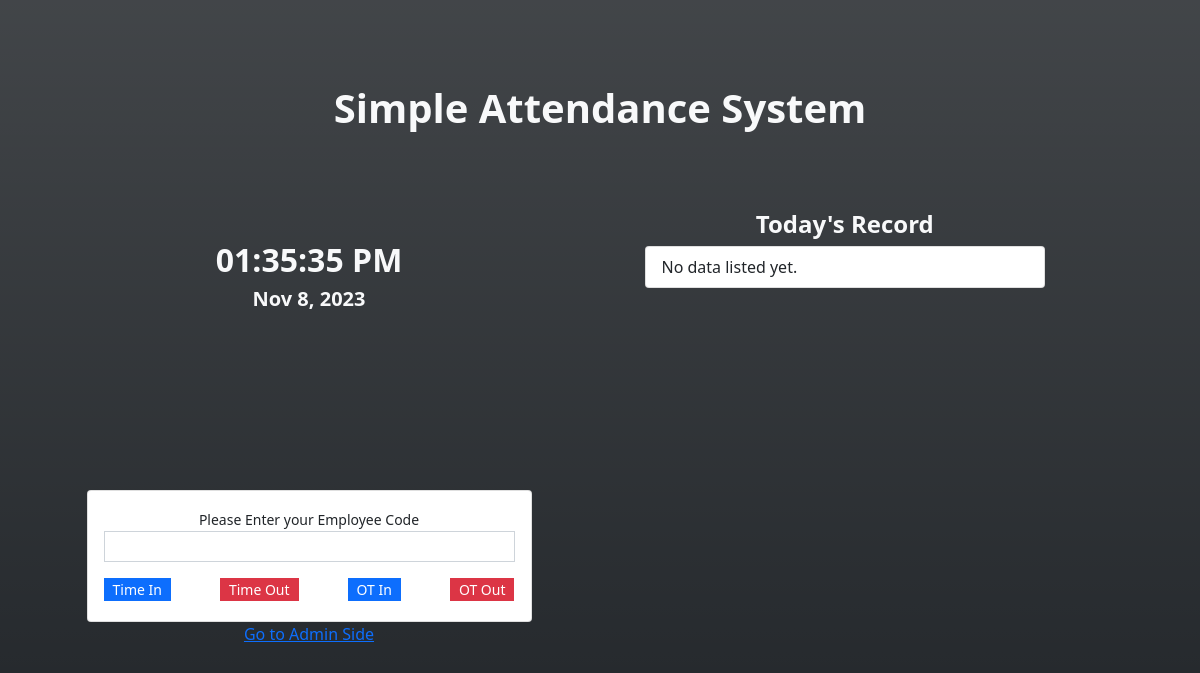
Screenshot of /attendance.php with the database file from the repository.
### tables this page shows
CREATE TABLE att_type_list (
            `att_type_id` INTEGER NOT NULL PRIMARY KEY AUTOINCREMENT,
            `name` TEXT NOT NULL,
            `status` INTEGER NOT NULL DEFAULT 1,
            `date_created` TIMESTAMP DEFAULT CURRENT_TIMESTAMP
        );

### attendance.php (the view, shortened to what this page needs)
<?php
require_once('DBConnection.php');
?>
<!DOCTYPE html>
<html lang="en">
<head>
    <link rel="stylesheet" href="Font-Awesome-master/css/all.min.css">
    <link rel="stylesheet" href="css/bootstrap.min.css">
    <link rel="stylesheet" href="DataTables/datatables.min.css">
</head>
<body>
    <main class="bg-dark bg-gradient text-light">
    <div class="container py-3 d-flex flex-column " id="page-container">
        <div class="w-100 h-25 d-flex  align-items-center">
            <h2 class="text-center w-100 fs-1"><b>Simple Attendance System</b></h2>
        </div>
        <div class="w-100 row flex-grow-1">
            <div class="col-md-6 d-flex flex-column align-items-center h-100">
                <div class="w-100 h-25 d-flex align-items-center">
                    <div class="w-100">
                        <h2 class="text-center"><b><span id="time_display"><?php echo date("h:i A") ?></span></b></h2>
                        <h5 class="text-center"><b><span id="date_display"><?php echo date("M d,Y ") ?></span></b></h5>
                    </div>
                </div>
                <div class="w-100 h-75 d-flex align-items-center">
                    <div class="w-100">
                        <div class="card text-dark col-sm-10 offset-sm-1 align-middle h-auto">
                            <div class="card-body">
                                <center><small>Please Enter your Employee Code</small></center>
                                <div class="form-group">
                                    <input type="text" autofocus class="form-control form-control-sm rounded-0" id="employee_code">
                                </div>
                                <div class="form-group d-flex justify-content-between mt-3 mb-1">
                                    <?php
                                    $qry = $conn->query("SELECT * FROM `att_type_list` order by att_type_id asc");
                                    while($row= $qry->fetchArray()):
                                        $bg = 'primary';
                                        if(in_array($row['att_type_id'],array(2,4)))
                                        $bg = 'danger';
                                    ?>
                                    <button class="att_btn btn btn-sm btn-<?php echo $bg ?> rounded-0 py-0" type="button" data-id="<?php echo $row['att_type_id'] ?>"><?php echo $row['name'] ?></button>
                                    <?php endwhile; ?>
                                </div>
                            </div>
                        </div>
                    <center><a href="./admin.php" class="mt-4">Go to Admin Side</a></center>
                    </div>
                </div>
            </div>
            <div class="col-md-6 h-100 d-flex align-items-center">
                <div class="w-100">
                    <div class="col-sm-9 offset-sm-1">
                        <h4 class="text-light text-center"><b>Today's Record</b></h4>
                        <div class="overflow-auto" style="height:67vh">
                            <ul class="list-group">
                                <?php
                                $att_qry = $conn->query("SELECT a.*,t.name as tname,(e.lastname || ', ' || e.firstname || ' ' || e.middlename) as `fullname` FROM `attendance_list` a inner join employee_list e on a.employee_id = e.employee_id inner join att_type_list t on a.att_type_id = t.att_type_id where date(a.date_created) = '".date("Y-m-d")."' ORDER BY strftime('%s', a.date_created) desc");
                                ?>
                                <?php if(!$att_qry->fetchArray()): ?>
                                <li class="list-group-item" id="noData">No data listed yet.</li>
                                <?php endif; ?>
                            </ul>
                        </div>
                    </div>
                </div>
            </div>
        </div>
    </div>
    </main>
</body>
</html>

### attendance.php (style rules this page uses)
html,body { height:100%; width:100%; }
main { height:100%; display:flex; flex-flow:column; }
#page-container { flex: 1 1 auto; overflow:auto; }

### rows the page displays
att_type_list: name "Time In"
att_type_list: name "Time Out"
att_type_list: name "OT In"
att_type_list: name "OT Out"
